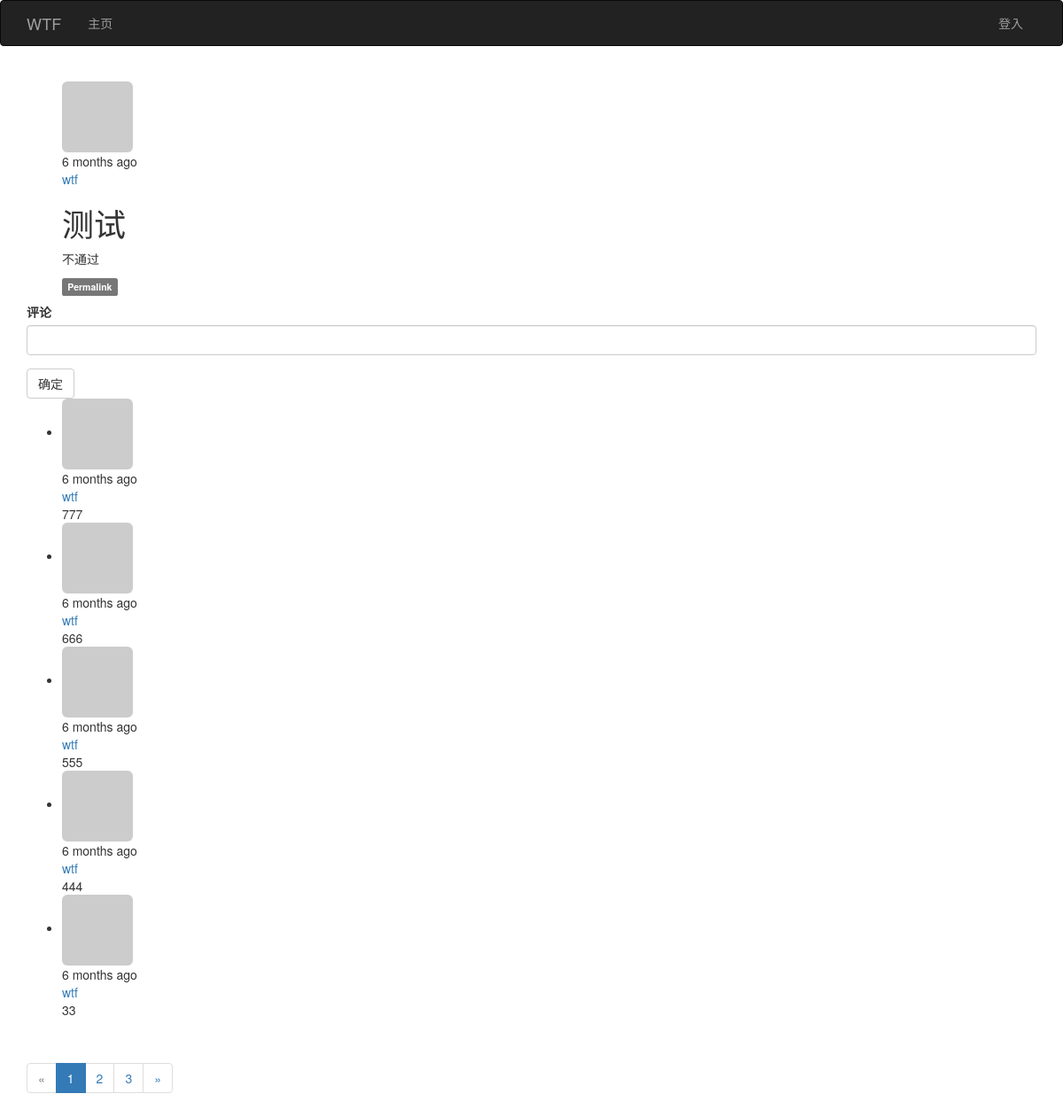
Screenshot of /post/105 with the database file from the repository.
### app/models.py (models this page shows, shortened)
class Post(db.Model) :
    __tablename__ = 'posts'
    id = db.Column(db.Integer,primary_key=True)
    body = db.Column(db.Text)
    timestamp = db.Column(db.DateTime,index=True,default=datetime.utcnow())
    author_id = db.Column(db.Integer,db.ForeignKey('users.id'))
    body_html = db.Column(db.Text)
    comments = db.relationship('Comment', backref='post', lazy='dynamic')

class User(UserMixin,db.Model):
    __tablename__ = 'users'
    id = db.Column(db.Integer, primary_key=True)
    email = db.Column(db.String(64), unique=True, index=True)
    username = db.Column(db.String(64), unique=True, index=True)
    role_id = db.Column(db.Integer, db.ForeignKey('roles.id'))
    password_hash = db.Column(db.String(128))
    confirmed = db.Column(db.Boolean,default=False)
    name = db.Column(db.String(64))
    location = db.Column(db.String(64))
    about_me = db.Column(db.Text())
    avatar_hash = db.Column(db.String(32))
    member_since = db.Column(db.DateTime(), default=datetime.utcnow)
    last_seen = db.Column(db.DateTime(), default=datetime.utcnow)
    posts = db.relationship('Post',backref = 'author',lazy = 'dynamic')
    followed  = db.relationship('Follow',foreign_keys = [Follow.follower_id], backref=db.backref
                     ('follower',lazy = 'joined'),lazy='dynamic',cascade='all,delete-orphan') #foreign_keys消除歧义
    followers = db.relationship('Follow',foreign_keys = [Follow.followed_id], backref=db.backref
                     ('followed',lazy = 'joined'),lazy='dynamic',cascade='all,delete-orphan')
    comments =  db.relationship('Comment',backref='author',lazy='dynamic')
    @property
    def password(self):
        raise AttributeError('密码不可见')
    def gravatar(self,size=100,default='identicon', rating='g'):
        if request.is_secure:
            url = 'https://secure.gravatar.com/avatar'
        else:
            url = 'http://www.gravatar.com/avatar'
        hash = self.avatar_hash or hashlib.md5(self.email.encode('utf-8')).hexdigest()
        return '{url}/{hash}?s={size}&d={default}&r={rating}'.format(url=url,hash=hash,size=size,default=default,rating=rating)

class Comment(db.Model):
    _tablename_= 'comments'
    id = db.Column(db.Integer,primary_key=True)
    body = db.Column(db.Text)
    body_html = db.Column(db.Text)
    timestamp = db.Column(db.DateTime,index=True,default=datetime.utcnow())
    disabled = db.Column(db.Boolean)
    author_id = db.Column(db.Integer,db.ForeignKey('users.id'))
    post_id = db.Column(db.Integer,db.ForeignKey('posts.id'))

### app/main/views.py (the view)
@main.route('/post/<int:id>', methods=['GET', 'POST'])
def post(id):
    post= Post.query.get_or_404(id)
    form = CommentForm()
    if form.validate_on_submit():
        comment  = Comment(body=form.body.data,post=post,author=current_user._get_current_object())
        db.session.add(comment)
        flash('你的评论已经提交')
        return redirect(url_for('.post',id=post.id))
    page = request.args.get('page', 1, type=int)
    pagination = post.comments.order_by(Comment.timestamp.desc()).paginate(page,5) # asc()是顺序，desc()是倒叙
    comments = pagination.items
    return render_template('post.html',posts=[post],form=form,comments=comments,pagination=pagination)

### app/main/forms.py
class CommentForm(FlaskForm):
    body = StringField('评论',validators=[DataRequired()])
    submit = SubmitField('确定')

### app/auth/views.py (called while the page is built)
@auth.before_app_request
def before_request():
    if  current_user.is_authenticated :
        current_user.ping()
        if  not current_user.confirmed \
        and request.endpoint[:5] != 'auth.' \
        and request.endpoint != 'static'  :
            return redirect(url_for('auth.unconfirmed'))

### app/main/__init__.py (called while the page is built)
@main.app_context_processor
def inject_permissions():
    return dict(Permission=Permission)

### app/models.py (called while the page is built)
    def is_administrator(self):
        return False

### app/templates/post.html (shortened to what this page needs)
{% extends "base.html" %}
{% import "_macros.html" as macros %}
{% import "bootstrap/wtf.html" as wtf %}
{% block page_content %}
{% include '_posts.html' %}
{{ wtf.quick_form(form) }}
{% include '_comments.html' %}
{% if pagination %}
<div class="pagination">
    {{ macros.pagination_widget(pagination, '.post', fragment='#comments', id=posts[0].id) }}
</div>
{% endif %}
{% endblock %}

### app/templates/_posts.html (shortened to what this page needs)
﻿<ul class="posts">
    {% for post in posts %}
    <div>
        <a href="{{ url_for('main.user',username=post.author.username)}}">
            <img class="img-rounded profile-thumbnail" src="{{ post.author.gravatar(size=40) }}">
        </a>
    </div>
    <div class="post-content">
        <div class="post-date">{{ moment(post.timestamp).fromNow() }}</div>
        <div class="post-author"><a href="{{ url_for('main.user',username=post.author.username)}}">{{ post.author.username }}</a></div>
        <div class="post-body">
            {% if post.body_html %}
                {{ post.body_html | safe }}
            {% else %}
                {{ post.body }}
            {% endif %}
        </div>
        <div class="post-footer">
                <a href="{{ url_for('.post', id=post.id) }}">
                    <span class="label label-default">Permalink</span>
                </a>
            </div>
    </div>
    {% endfor %}
</ul>

### app/templates/_comments.html (shortened to what this page needs)
<ul class="comments">
    {% for comment in comments %}
    <li class="comment">
        <div class="comment-thumbnail">
            <a href="{{ url_for('.user', username=comment.author.username) }}">
                <img class="img-rounded profile-thumbnail" src="{{ comment.author.gravatar(size=40) }}">
            </a>
        </div>
        <div class="comment-content">
            <div class="comment-date">{{ moment(comment.timestamp).fromNow() }}</div>
            <div class="comment-author"><a href="{{ url_for('.user', username=comment.author.username) }}">{{ comment.author.username }}</a></div>
            <div class="comment-body">
                {% if moderate or not comment.disabled %}
                    {% if comment.body_html %}
                        {{ comment.body_html | safe }}
                    {% else %}
                        {{ comment.body }}
                    {% endif %}
                {% endif %}
            </div>
        </div>
    </li>
    {% endfor %}
</ul>

### rows the page displays
Post: timestamp "6 months ago", author.username "wtf", body_html "测试 不通过"
Comment: timestamp "6 months ago", author.username "wtf", body_html "777"
Comment: timestamp "6 months ago", author.username "wtf", body_html "666"
Comment: timestamp "6 months ago", author.username "wtf", body_html "555"
Comment: timestamp "6 months ago", author.username "wtf", body_html "444"
Comment: timestamp "6 months ago", author.username "wtf", body_html "33"

### other values shown
{{ p }} "1"
{{ p }} "2" "3"
